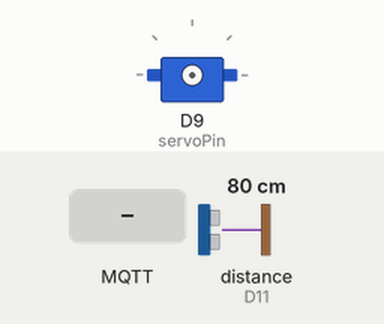
Simulated run of this sketch. Board: Arduino Uno R4 WiFi. Shown: servo. Wiring (inferred from the names in the program): ultrasonic range finder: trigger D10; echo D11. The test bench sets the inputs (shaded band); at power-on: distance to the obstacle (sensor on D11) 80 cm. The echo pulse lasts 58.3 µs per cm; WiFi joins after 1.5 s; servers stay silent unless stated; no MQTT or app messages arrive unless stated; what the sketch prints to the serial monitor is not drawn.

Above: at 2.7 s.
2.8 s: MQTT message "5" arrives on the first subscribed topic
7.3 s: MQTT message "90" arrives on the first subscribed topic
At 8.5 s:
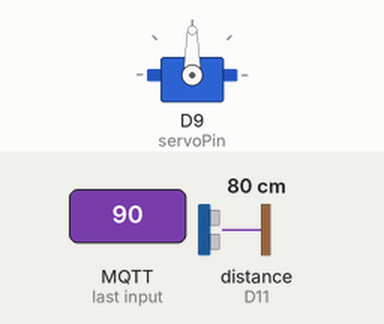
8.8 s: MQTT message "200" arrives on the first subscribed topic
At 9.9 s:
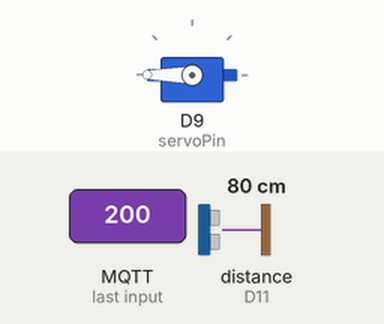
Timing chart, 0 to 11.8 s (numbered marks = the images above; inputs shaded):
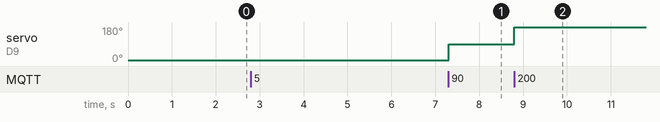

The sketch:

UltraServo.ino
```cpp
#include <Servo.h>
#include <WiFiS3.h>
#include <PubSubClient.h>


// WiFi credentials
const char* ssid = "IOT-PROJ";//"GEO";"Harshitha"
const char* password = "pnpUY3cH";//;"fishfries";"12345678"
// HiveMQ MQTT broker
const char* mqttServer = "broker.hivemq.com";
const int mqttPort = 1883;
const char* mqttUser = "";
const char* mqttPassword = "";


const int trigPin = 10;
const int echoPin = 11;
float duration, distance;
const int servoPin = 9;
Servo myServo;

WiFiClient wifiClient;
PubSubClient client(wifiClient);


// Function Prototypes
void connectToWiFi();
void reconnect();
void sendSensorData(float distance);
void getUltrasonicDistance();
void mqttCallback(char* topic, byte* payload, unsigned int length);


void setup() {
  Serial.begin(9600);
  pinMode(trigPin, OUTPUT);
  pinMode(echoPin, INPUT);
  myServo.detach();

  connectToWiFi();
  client.setServer(mqttServer, mqttPort);
  client.setCallback(mqttCallback);
  reconnect();
}


void loop() {
  if (!client.connected()) {
    reconnect();
  }
  client.loop();  // Keep MQTT active
  getUltrasonicDistance();  // Get and publish ultrasonic data
}


// Function to measure distance using Ultrasonic Sensor
void getUltrasonicDistance() {
  digitalWrite(trigPin, LOW);
  delayMicroseconds(2);
  digitalWrite(trigPin, HIGH);
  delayMicroseconds(10);
  digitalWrite(trigPin, LOW);
  duration = pulseIn(echoPin, HIGH);
  distance = (duration * 0.0343) / 2;  // Convert to cm
  sendSensorData(distance);  // Send to MQTT
}


// Function to send ultrasonic distance data via MQTT
void sendSensorData(float distance) {
  String payload = String(distance);
  client.publish("satorixr/digitaltwin/motor", payload.c_str());
  Serial.println("Published Distance: " + payload);
}


void mqttCallback(char* topic, byte* payload, unsigned int length) {
  String receivedTopic = String(topic);                // Convert topic to String
  if (receivedTopic == "satorixr/digitaltwin/test") {  // Check if the topic matches
    String message = String((char*)payload).substring(0, length);
    int servoAngle = message.toInt();
    myServo.attach(servoPin);
    myServo.write(servoAngle);
    delay(500);
    Serial.print("Servo moved to: ");
    Serial.println(servoAngle);
    myServo.detach();
  } else {
    Serial.print("Message received on different topic: ");
    Serial.println(receivedTopic);
  }
}


void connectToWiFi() {
  Serial.print("Connecting to WiFi...");
  WiFi.begin(ssid, password);


  while (WiFi.status() != WL_CONNECTED) {
    delay(1000);
    Serial.print(".");
  }


  Serial.println("\nConnected to WiFi");
}


void reconnect() {
  while (!client.connected()) {
    Serial.print("Attempting MQTT connection...");


    if (client.connect("ArduinoClient", mqttUser, mqttPassword)) {
      Serial.println("Connected to MQTT broker");

      // Subscribe only to the required topic
      client.subscribe("satorixr/digitaltwin/test");
    } else {
      Serial.print("Failed, rc=");
      Serial.print(client.state());
      Serial.println(" Retrying in 5 seconds...");
      delay(5000);
    }
  }
}
```

Measured:
- after the input at 7.3 s, servo on D9 (servoPin): 5° → 90° at once
- after the input at 8.8 s, servo on D9 (servoPin): 90° → 180° at once
